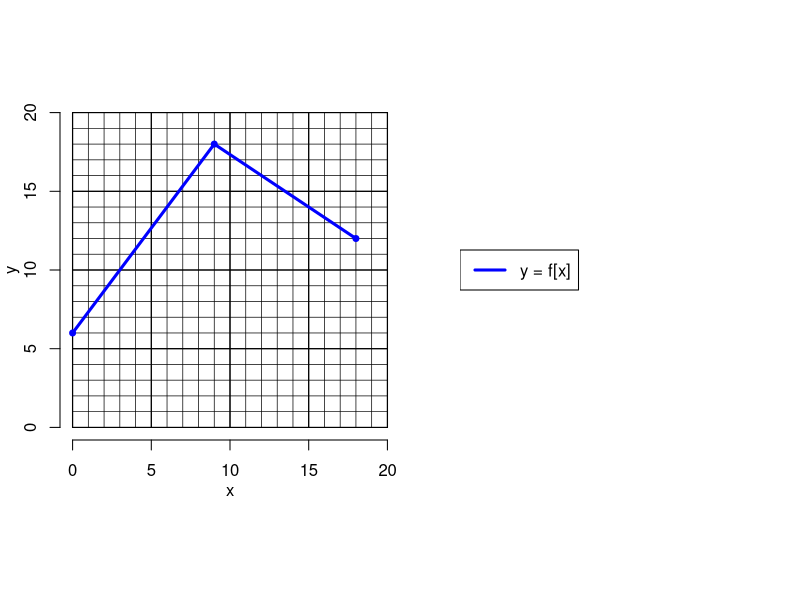
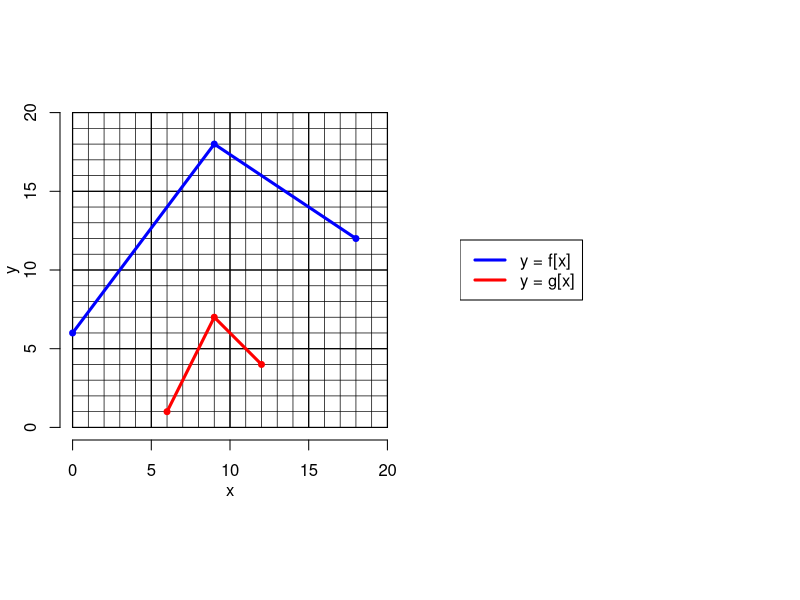

Recreate these plots in R, in order.
## ---- chunk 1
exp_types = sample(1:8,2)
et1 = exp_types[1]
et2 = exp_types[2]
exp_frames = c("M\\cdot\\left(x+A\\right)",
               "M\\cdot x+A",
               "M\\cdot\\left(x-A\\right)",
               "M\\cdot x-A",
               "\\frac{x+A}{M}",
               "\\frac{x}{M}+A",
               "\\frac{x-A}{M}",
               "\\frac{x}{M}-A")

funcs = list(function(x,A,M){M*(x+A)},
             function(x,A,M){M*x+A},
             function(x,A,M){M*(x-A)},
             function(x,A,M){M*x-A},
             function(x,A,M){(x+A)/M},
             function(x,A,M){x/M+A},
             function(x,A,M){(x-A)/M},
             function(x,A,M){x/M-A}
             )
while(T){
    mults = sample(c(2:3),2)
    Mx = mults[1]
    My = mults[2]
    xspace1 = sample(1:3,1)
    yspace1 = sample(1:3,1)
    xspace2 = xspace1*mults[1]
    yspace2 = yspace1*mults[2]
    xbig = sort(sample(0:floor(20/xspace2),3))*xspace2
    ybig = sample(0:floor(20/yspace2),3)*yspace2
    shifts = sample(1:6,2)
    Ax = shifts[1]
    Ay = shifts[2]
    if(et1<5){
        xsmall = funcs[[9-et1]](xbig,Ax,Mx)
        x1 = xbig
        x2 = xsmall
    } else {
        xsmall = funcs[[et1]](xbig,Ax,Mx)
        x1 = xsmall
        x2 = xbig
    }
    if(et2<5){
        ysmall = funcs[[9-et2]](ybig,Ay,My)
        y1 = ysmall
        y2 = ybig
    } else {
        ysmall = funcs[[et2]](ybig,Ay,My)
        y1 = ybig
        y2 = ysmall
    }
    alldem = c(x1,x2,y1,y2)
    m11 = (y1[2]-y1[1])/(x1[2]-x1[1])
    m12 = (y1[3]-y1[2])/(x1[3]-x1[2])
    if(min(alldem)>=0 && max(alldem)<=20 && sum(alldem%%1==0)==12 && m11 != m12){break}
}


exp1 = exp_frames[et2]
exp1 = gsub("x","f{\\left[X\\right]}",exp1,fixed=T)
exp1 = gsub("A",Ay,exp1,fixed=T)
exp1 = gsub("M",My,exp1,fixed=T)
exp1 = gsub("X",exp_frames[et1],exp1,fixed=T)
exp1 = gsub("A",Ax,exp1,fixed=T)
exp1 = gsub("M",Mx,exp1,fixed=T)



ach = 0:20
al = paste0("* ",ach,collapse="\n")

## ---- chunk 2
par(mar=c(3,3,0,0),oma=c(0,0,0,0),pty="s",mfrow=c(1,2))
plot(0,0,"n",xlim=c(0,20),ylim=c(0,20),axes=F,ann=F)
for(i in 1:20){
    lines(c(i,i),c(0,20),lwd=0.7)
    lines(c(0,20),c(i,i),lwd=0.7)
}
for(i in seq(0,20,5)){
    lines(c(i,i),c(0,20),lwd=1.2)
    lines(c(0,20),c(i,i),lwd=1.2)
}
axis(1,line=0)
axis(2,line=0)
mtext("x",1,line=2)
mtext("y",2,line=2)
lines(x1,y1,col="blue",lwd=3)
points(x1,y1,col="blue",pch=19,cex=0.8)

# if(params$showsol==T){
#     lines(x2,y2,col="red",lwd=3)
#     points(x2,y2,col="red",pch=19,cex=0.8)
# }

plot(0,0,"n",axes=F,ann=F)
legend("left","y = f[x]",col="blue",lwd=3)


answers = c(x2,y2)
sols = character()
for(i in 1:6){
    sols = c(sols,paste0(1*(0:20==answers[i]),collapse=""))
}
solstr = paste0(sols,collapse=" | ")

## ---- chunk 3
library(kableExtra)
x = paste0("##ANSWER",1:3,"##")
gx = paste0("##ANSWER",4:6,"##")
df = data.frame(x,gx)
colnames(df)=c("$x$","$g[x]$")
kable(df)
## ---- chunk 4
library(kableExtra)
x = paste0(x2)
gx = paste0(y2)
df = data.frame(x,gx)
colnames(df)=c("$x$","$g[x]$")
kable(df)
## ---- chunk 5
exp2 = exp_frames[et1]
exp2 = gsub("A",Ax,exp2,fixed=T)
exp2 = gsub("M",Mx,exp2,fixed=T)

## ---- chunk 6
exp3 = gsub("x",x2[1],exp1,fixed=T)
exp4 = exp_frames[et2]
exp4 = gsub("x","f{\\left[X\\right]}",exp4,fixed=T)
exp4 = gsub("X",x1[1],exp4,fixed=T)
exp4 = gsub("A",Ax,exp4,fixed=T)
exp4 = gsub("M",Mx,exp4,fixed=T)
exp5 = exp_frames[et2]
exp5 = gsub("x",y1[1],exp5,fixed=T)
exp5 = gsub("A",Ax,exp5,fixed=T)
exp5 = gsub("M",Mx,exp5,fixed=T)
## ---- chunk 7
exp3 = gsub("x",x2[2],exp1,fixed=T)
exp4 = exp_frames[et2]
exp4 = gsub("x","f{\\left[X\\right]}",exp4,fixed=T)
exp4 = gsub("X",x1[2],exp4,fixed=T)
exp4 = gsub("A",Ax,exp4,fixed=T)
exp4 = gsub("M",Mx,exp4,fixed=T)
exp5 = exp_frames[et2]
exp5 = gsub("x",y1[2],exp5,fixed=T)
exp5 = gsub("A",Ax,exp5,fixed=T)
exp5 = gsub("M",Mx,exp5,fixed=T)
## ---- chunk 8
exp3 = gsub("x",x2[3],exp1,fixed=T)
exp4 = exp_frames[et2]
exp4 = gsub("x","f{\\left[X\\right]}",exp4,fixed=T)
exp4 = gsub("X",x1[3],exp4,fixed=T)
exp4 = gsub("A",Ax,exp4,fixed=T)
exp4 = gsub("M",Mx,exp4,fixed=T)
exp5 = exp_frames[et2]
exp5 = gsub("x",y1[3],exp5,fixed=T)
exp5 = gsub("A",Ax,exp5,fixed=T)
exp5 = gsub("M",Mx,exp5,fixed=T)
## ---- chunk 9
par(mar=c(3,3,0,0),oma=c(0,0,0,0),pty="s",mfrow=c(1,2))
plot(0,0,"n",xlim=c(0,20),ylim=c(0,20),axes=F,ann=F)
for(i in 1:20){
    lines(c(i,i),c(0,20),lwd=0.7)
    lines(c(0,20),c(i,i),lwd=0.7)
}
for(i in seq(0,20,5)){
    lines(c(i,i),c(0,20),lwd=1.2)
    lines(c(0,20),c(i,i),lwd=1.2)
}
axis(1,line=0)
axis(2,line=0)
mtext("x",1,line=2)
mtext("y",2,line=2)
lines(x1,y1,col="blue",lwd=3)
points(x1,y1,col="blue",pch=19,cex=0.8)

lines(x2,y2,col="red",lwd=3)
points(x2,y2,col="red",pch=19,cex=0.8)

plot(0,0,"n",axes=F,ann=F)
legend("left",c("y = f[x]","y = g[x]"),col=c("blue","red"),lwd=c(3,3))
